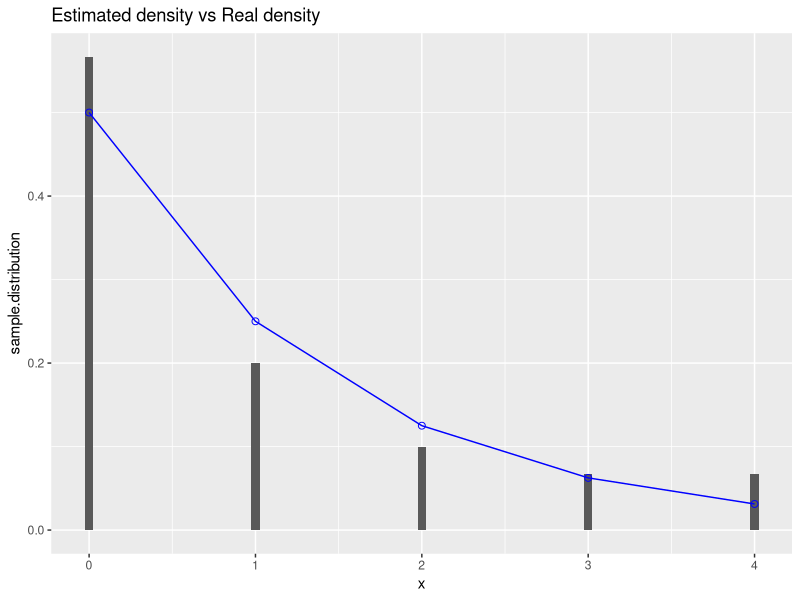
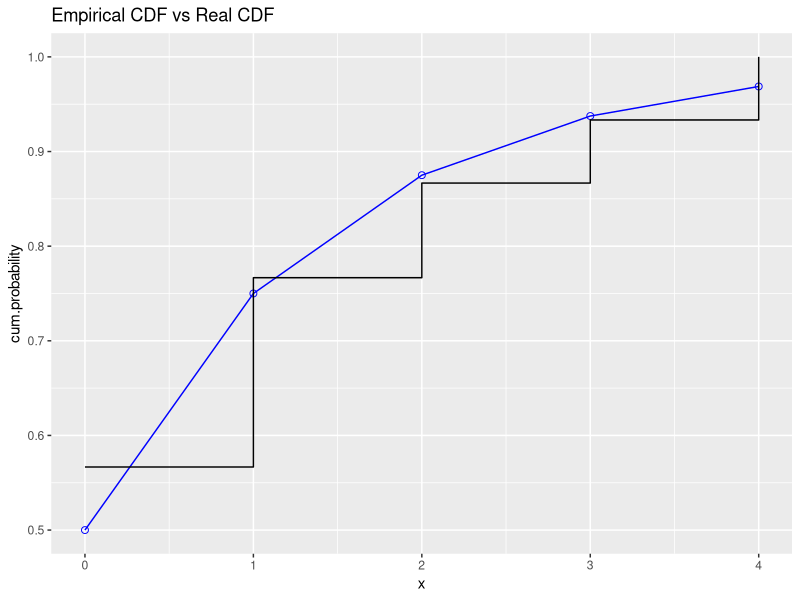
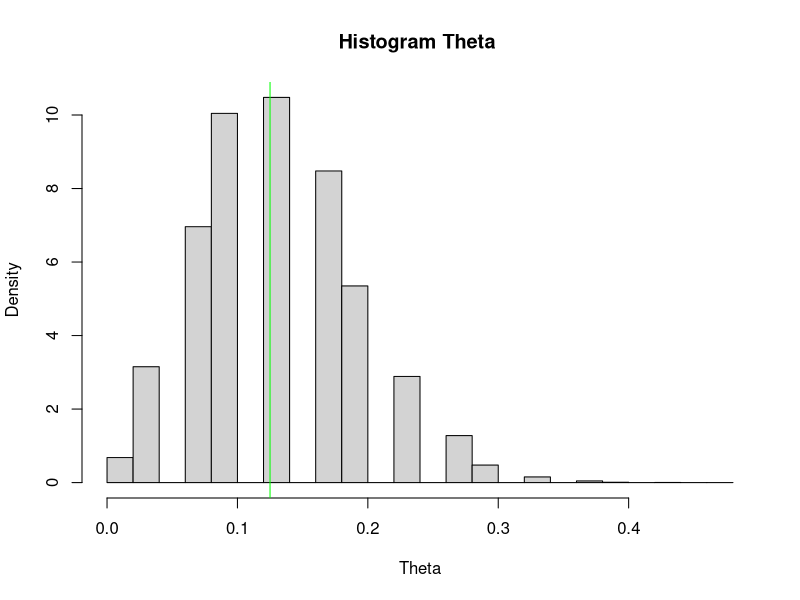

Source code (R) for these figures, in order: (Note: this script raises an error after producing the figures.)
## ---- chunk 1
library(dplyr)
library(ggplot2)

set.seed(112021)

sample = as.data.frame(read.csv("data/sample.csv"))
sample = sample %>% rename("ID" = X, "obs" = x) %>% arrange(obs)

## ---- chunk 2
T.param = function(obs){return ((1 - (1/(mean(obs)+1)) )^3)}
T.nonparam = function(obs){return (sum(obs>=3)/length(obs))}

n = 30 
p = 0.5
B = 5000
alpha = 0.05
## ---- chunk 3
theta = dgeom(2, p)  # (1-p)^3 == 0.125

sample.mu = mean(sample$obs)
sample.p = 1/(sample.mu+1)

# Be careful : I used the name theta for the estimator T(X)
sample.theta.param = T.param(sample$obs)
sample.theta.nonparam = T.nonparam(sample$obs)
## ---- chunk 4
sample.distribution = table(sample %>% summarize(obs))/n

x = seq(0, max(sample$obs), 1)
ggplot(mapping=aes(x)) +
  labs(title = "Estimated density vs Real density") +
  geom_col(aes(y=sample.distribution), width = 0.05)  + 
  geom_point(aes(y=dgeom(x,p)), colour="blue", shape=1, size=2) +
  geom_line(aes(y=dgeom(x, p)), colour="blue") + 
  scale_y_continuous()

## ---- chunk 5
ggplot(mapping=aes(x)) +
  labs(title="Empirical CDF vs Real CDF", y = "cum.probability") +
  geom_point(mapping = aes(y=pgeom(x,p)), colour="blue", shape=1, size=2) + 
  geom_line(mapping = aes(y=pgeom(x,p)), colour="blue") +
  stat_ecdf(geom="step", pad=F,mapping=aes(x=sample$obs))
## ---- chunk 6

(function(B=100000){
  
  geomTheta = rep(NA, B)
  bootTheta = rep(NA, B)
  for (i in 1:B){
    geomSample = rgeom(n, p)
    geomTheta[i] = T.param(geomSample)  
    
    bootSample = sample(sample$obs, n, T)
    bootTheta[i] = T.nonparam(bootSample)
  }
  
  geomDensity = density(geomTheta)
  hist(bootTheta, probability = T, xlab = "Theta", main = "Histogram Theta ")
  lines(dgeom(1:B, p), col = "blue", type="l")
  abline(v=theta, col="green")
})()
## ---- chunk 7

bootstrap.bias = (function(B=5000){
  
  bootTheta = rep(NA, B)
  for (i in 1:B){
    bootSample = sample(sample$obs, n, T)
    bootTheta[i] = T.nonparam(bootSample)
  }
  
  return (mean(bootTheta) - sample.theta.nonparam)
})()
## ---- chunk 8

bootstrap.var = (function(B=5000){
  
  bootSquaredTheta = rep(NA, B)
  bootTheta = rep(NA, B)
  for (i in 1:B){
    bootSample = sample(sample$obs, n, T)
    bootTheta[i] = T.nonparam(bootSample)
    bootSquaredTheta[i] = bootTheta[i]^2
  }
  
  bootSquaredTheta = mean(bootSquaredTheta)
  bootThetaSquared = mean(bootTheta)^2
  
  return (bootSquaredTheta - bootThetaSquared)
  
})()
## ---- chunk 9
Q1AN <- (2*n*mu_hat +2*n - qchisq(p=0.05, df=1))/(2*n*(mu_hat+1)^2)
Q2AN <- 1/2 * sqrt(  (4*n*mu_hat^2*qchisq(p=0.05,df=1)+4*n*mu_hat*qchisq(p=0.05,df=1)^2)/(n^2*(mu_hat+1)^4))
CI_param_AN <- c((1-(Q1AN+Q2AN))^3, (1-(Q1AN-Q2AN))^3)
CI_param_AN
## ---- chunk 10
CI.param.normal = (function(){
  
  Q1 = (2*n*sample.mu + 2*n - qchisq(alpha, 1)) / (2*n * (sample.mu + 1)^2)
  Q2 = 0.5 * sqrt((4*n * sample.mu^2 * qchisq(alpha, 1) + 4*n*sample.mu * qchisq(alpha, 1)^2) / (n^2*(sample.mu + 1)^4))
  
  low = (1-(Q1+Q2))^3
  upp = (1-(Q1-Q2))^3
  
  return (c(low, upp))
})()
## ---- chunk 11

boostrap.param = function(B=5000){
  
  bootTheta = rep(NA, B)
  for (i in 1:B){
    bootSample =  rgeom(n, prob = sample.p)
    bootTheta[i] = T.param(bootSample)
  }
  return (bootTheta)
}

CI.param = (function(){
  
  bootTheta = boostrap.param()
  quantiles = quantile(bootTheta, c(1-alpha/2, alpha/2))
  
  CI.basic = c(2*sample.theta.param - quantiles[1], 2*sample.theta.param - quantiles[2])
  CI.percent = c(quantiles[2], quantiles[1])
  
  return (data.frame("basic"=CI.basic, "percent"=CI.percent))
})()

CI.param.basic = CI.param$basic
CI.param.percent = CI.param$percent
rm(CI.param)
## ---- chunk 12
alpha = 0.05
B1 = 5000
B2=50

StB_distri_of_T <- rep(NA,B1) # constitue la distribution de T(X) dont on va choper les quantiles

for (i in 1:B1) {
  Xstar <- rgeom(n=30, prob = p_hat) # on genere ici car on est dans le cas parametrique
  mu_star <- mean(Xstar)
  Tstar <- ( 1-(mu_star+1)^(-1) )^3
  vec_T_star <- rep(NA,B2) # sert uniquement à trouver la standard error de la statistiques bootstrapée
  for (j in 1:B2) {
    Xstar_star <- sample(x=Xstar, size= length(Xstar), replace=T)
    mu_star_star <- mean(Xstar_star)
    vec_T_star[j] <-  ( 1-(mu_star_star+1)^(-1) )^3
  }
  SE_Tstar <- sd(vec_T_star)/sqrt(B2)
  StB_distri_of_T[i] = (Tstar - mean(vec_T_star))/SE_Tstar
}
SE_theta_hat <- sd(StB_distri_of_T)/sqrt(B1)
CI_st_B <- c(T_p - quantile(StB_distri_of_T, 0.975)*SE_theta_hat,T_p - quantile(StB_distri_of_T, 0.025)*SE_theta_hat )
CI_st_B
## ---- chunk 13

CI.basic = function(){
  T = rep(NA, B)
}

B=5000
CI.basic.T = rep(NA, B)
for (i in 1:B){
  CI.basic.resample = sample(sample$obs, 30, T)
  #CI.basic.resample.mean = mean(CI.basic.resample)
  CI.basic.T[i] = sum(CI.basic.resample>=3)/30
}

CI.basic.quantiles = quantile(CI.basic.T, c(alpha/2, 1-alpha/2))
CI.basic = c(2*T_n - CI.basic.quantiles[2], 2*T_n - CI.basic.quantiles[1])
CI.basic
